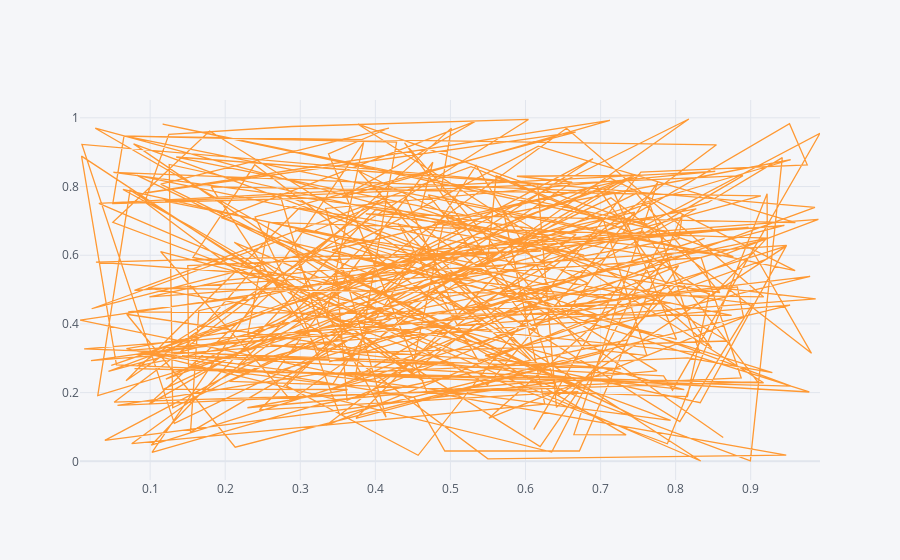

Notebook cell for this chart:
### Code cell
df.iplot(x = 'a' ,y = 'b')

### Figure 1 — Plotly figure (JSON) as saved in the notebook; plotly's stock layout.template omitted (floating-point values rounded to 4 significant figures; data arrays with more than 128 entries replaced by an {"elided": "..."} marker saying what was removed)
{"data": [{"line": {"color": "rgba(255, 153, 51, 1.0)", "dash": "solid", "shape": "linear", "width": 1.3}, "mode": "lines", "name": "b", "text": "", "type": "scatter", "x": {"elided": "300 float values"}, "y": {"elided": "300 float values"}}], "layout": {"legend": {"bgcolor": "#F5F6F9", "font": {"color": "#4D5663"}}, "paper_bgcolor": "#F5F6F9", "plot_bgcolor": "#F5F6F9", "title": {"font": {"color": "#4D5663"}}, "xaxis": {"gridcolor": "#E1E5ED", "showgrid": true, "tickfont": {"color": "#4D5663"}, "title": {"font": {"color": "#4D5663"}, "text": ""}, "zerolinecolor": "#E1E5ED"}, "yaxis": {"gridcolor": "#E1E5ED", "showgrid": true, "tickfont": {"color": "#4D5663"}, "title": {"font": {"color": "#4D5663"}, "text": ""}, "zerolinecolor": "#E1E5ED"}}}
